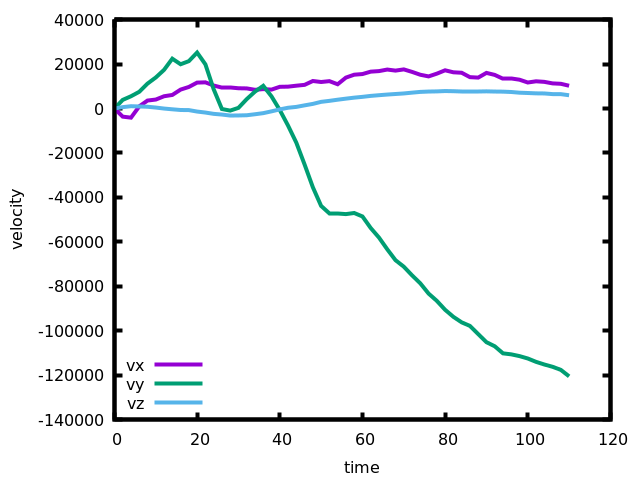

Reproduce this figure in gnuplot.
set term png linewidth 4
set output "diag.png"

set style data line
set key left bottom

set xlabel "time"
set ylabel "velocity"
plot "diag.txt" u 1:3 t "vx", "" u 1:4 t "vy", "" u 1:5 t "vz"